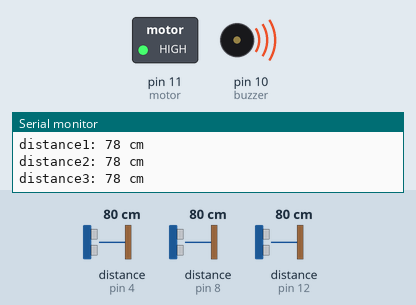
Bench run of a sketch on a simulated Arduino Uno, built with avr-gcc and run on an emulated ATmega328P. On the bench: switched loads named in the sketch (green lamp = pin HIGH), buzzer (waves = sounding), the last lines printed to the serial monitor. Wiring (inferred from the names in the program): 3 × ultrasonic range finder: trigger pin 5, echo pin 4 / trigger pin 9, echo pin 8 / trigger pin 13, echo pin 12. Inputs (shaded band) come from the test bench; at power-on: distance to the obstacle (sensors on pin 12, pin 4, pin 8) 80 cm. The echo pulse lasts 58.3 µs per cm; pins used as bus, display or sensor lines are not drawn.

Above: at 3.3 s.
3.4 s: distance to the obstacle (sensor on pin 12) set to 87 cm
At 4.4 s:
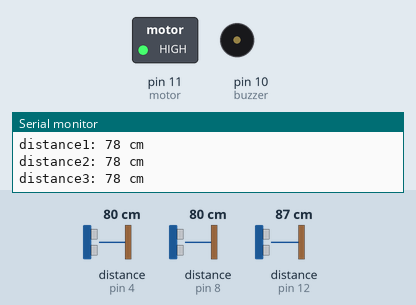
6.7 s: distance to the obstacle (sensor on pin 4) set to 44 cm
10.0 s: distance to the obstacle (sensor on pin 4) set to 37 cm
At 10.7 s:
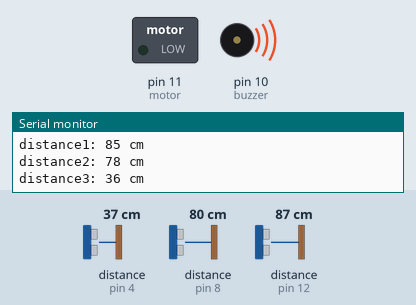
16.9 s: distance to the obstacle (sensor on pin 4) set to 60 cm
At 18.0 s:
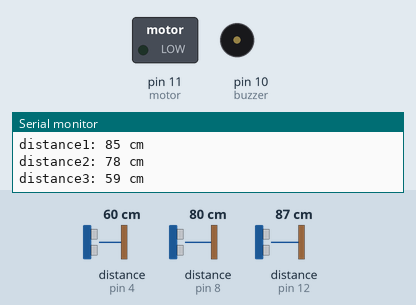
20.2 s: distance to the obstacle (sensor on pin 4) set to 2 cm
At 24.6 s:
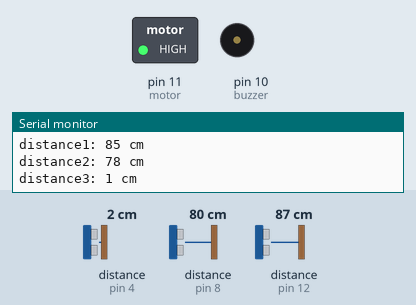
Timing chart, 0 to 28.1 s (numbered marks = the images above; inputs shaded):
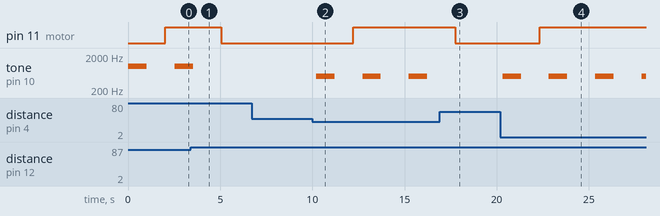

The sketch:

Smart_Blind_Stick.ino
```cpp
#define echoPin3 4 // attach pin D2 Arduino to pin Echo of HC-SR04
#define trigPin3 5 //attach pin D3 Arduino to pin Trig of HC-SR04

#define echoPin1 12 // attach pin D2 Arduino to pin Echo of HC-SR04
#define trigPin1 13 //attach pin D3 Arduino to pin Trig of HC-SR04

#define echoPin2 8 // attach pin D2 Arduino to pin Echo of HC-SR04
#define trigPin2 9 //attach pin D3 Arduino to pin Trig of HC-SR04

#define buzzer 10 //bazzer
#define motor 11 //motor

// defines variables
long duration1; // variable for the duration1 of sound wave travel
int distance1; // variable for the distance1 measurement

long duration2; // variable for the duration1 of sound wave travel
int distance2; // variable for the distance1 measurement

long duration3; // variable for the duration1 of sound wave travel
int distance3; // variable for the distance1 measurement

void setup() {
  pinMode(trigPin1, OUTPUT); // Sets the trigPin1 as an OUTPUT
  pinMode(echoPin1, INPUT); // Sets the echoPin1 as an INPUT
    pinMode(trigPin2, OUTPUT); // Sets the trigPin1 as an OUTPUT
  pinMode(echoPin2, INPUT); // Sets the echoPin1 as an INPUT
    pinMode(trigPin3, OUTPUT); // Sets the trigPin1 as an OUTPUT
  pinMode(echoPin3, INPUT); // Sets the echoPin1 as an INPUT
  Serial.begin(9600); // // Serial Communication is starting with 9600 of baudrate speed
  Serial.println("ultra1sonic Sensor HC-SR04 Test"); // print some text in Serial Monitor
  pinMode(buzzer, OUTPUT);
  pinMode(motor, OUTPUT); // Sets the trigPin1 as an OUTPUT

}
void loop() {

  ultra1 ();
  ultra2 ();
  ultra3 ();

  Serial.print("distance1: ");
  Serial.print(distance1);
  Serial.println(" cm");

  Serial.print("distance2: ");
  Serial.print(distance2);
  Serial.println(" cm");

  Serial.print("distance3: ");
  Serial.print(distance3);
  Serial.println(" cm");

  if (distance1 <= 80 && distance1 >= 1   ){
    vib1();
    digitalWrite(motor, HIGH);
    delay(500);

  }

    else if ( distance2 <= 60 && distance2 >= 1   ){
    vib2();
    digitalWrite(motor, HIGH);
    delay(500);

  }


   else if ( distance3 <= 40 && distance3 >= 1  ){
    vib3();
    digitalWrite(motor, HIGH);
    delay(500);

  }
  else{

    noTone(buzzer);     // Stop sound...
    digitalWrite(motor, LOW);
    delay(500);

  }
}
void ultra1 (){

  digitalWrite(trigPin1, LOW);
  delayMicroseconds(2);
  // Sets the trigPin1 HIGH (ACTIVE) for 10 microseconds
  digitalWrite(trigPin1, HIGH);
  delayMicroseconds(10);
  digitalWrite(trigPin1, LOW);
  // Reads the echoPin1, returns the sound wave travel time in microseconds
  duration1 = pulseIn(echoPin1, HIGH);
  // Calculating the distance1
  distance1 = duration1 * 0.034 / 2; // Speed of sound wave divided by 2 (go and back)

}

void ultra2 (){

  digitalWrite(trigPin2, LOW);
  delayMicroseconds(2);
  // Sets the trigPin1 HIGH (ACTIVE) for 10 microseconds
  digitalWrite(trigPin2, HIGH);
  delayMicroseconds(10);
  digitalWrite(trigPin2, LOW);
  // Reads the echoPin1, returns the sound wave travel time in microseconds
  duration2 = pulseIn(echoPin2, HIGH);
  // Calculating the distance1
  distance2 = duration2 * 0.034 / 2; // Speed of sound wave divided by 2 (go and back)

}
void ultra3 (){

  digitalWrite(trigPin3, LOW);
  delayMicroseconds(2);
  // Sets the trigPin1 HIGH (ACTIVE) for 10 microseconds
  digitalWrite(trigPin3, HIGH);
  delayMicroseconds(10);
  digitalWrite(trigPin3, LOW);
  // Reads the echoPin1, returns the sound wave travel time in microseconds
  duration3 = pulseIn(echoPin3, HIGH);
  // Calculating the distance1
  distance3 = duration3 * 0.034 / 2; // Speed of sound wave divided by 2 (go and back)

}

void vib1(){

  tone(buzzer, 1000);
  delay(1000);        // ...for 1 sec
  noTone(buzzer);     // Stop sound...
  delay(1000);        // ...for 1sec

}


void vib2 (){

  tone(buzzer, 800);
  delay(1000);        // ...for 1 sec
  noTone(buzzer);     // Stop sound...
  delay(1000);        // ...for 1sec

}


void vib3 (){

  tone(buzzer, 500);
  delay(1000);        // ...for 1 sec
  noTone(buzzer);     // Stop sound...
  delay(1000);        // ...for 1sec
}


void vib4 (){

  tone(buzzer, 240);
  delay(1000);        // ...for 1 sec
  noTone(buzzer);     // Stop sound...
  delay(1000);        // ...for 1sec

}
```

Measured:
- the behaviour switches between 82 and 83 cm on distance to the obstacle (sensor on pin 12) (found by bisection; images 0 and 1)
- the behaviour switches between 42 and 41 cm on distance to the obstacle (sensor on pin 4) (found by bisection; images 1 and 2)
- after the input at 3.4 s, pin 11 (motor): HIGH → LOW after 1.7 s; tone on pin 10 (buzzer): goes on until 3.5 s, then stays silent
- after the input at 10.0 s, pin 11 (motor): LOW → HIGH after 2.2 s; tone on pin 10 (buzzer): alternates 500 Hz for 1.0 s and silent for 1.5 s, starting after 0.21 s
- after the input at 16.9 s, pin 11 (motor): HIGH → LOW after 0.85 s; tone on pin 10 (buzzer): stays silent (without the input it goes to 500 Hz after 0.85 s)
- after the input at 20.2 s, pin 11 (motor): LOW → HIGH after 2.1 s; tone on pin 10 (buzzer): alternates 500 Hz for 1.0 s and silent for 1.5 s, starting after 0.13 s
